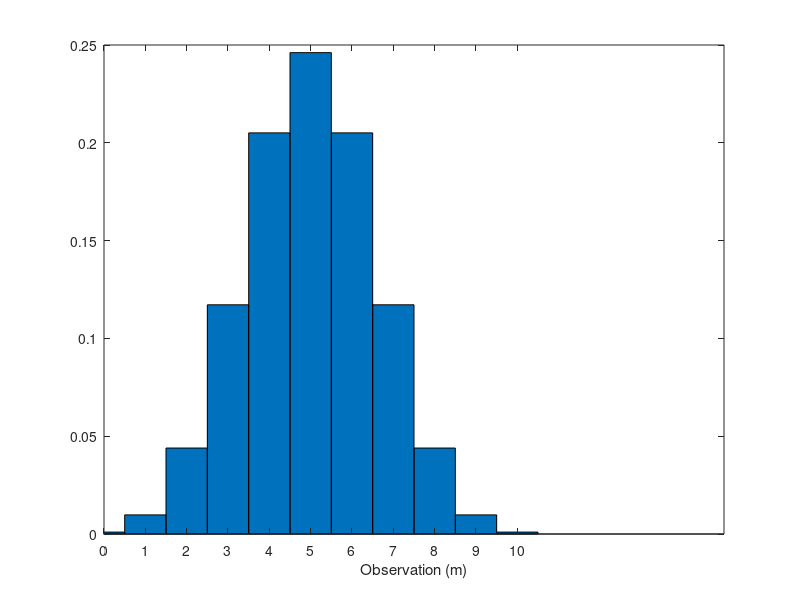

Write MATLAB code to recreate this figure. (Note: this script raises an error after producing the figure.)
mu = 0.5;

N1 = 10;
x1 = 0:N1;
y1 = binopdf(x1,N1,mu);
figure
bar(x1,y1,1)
axis([0 15 0 0.25])
x1 =xlabel('Observation (m)')
x1.FontSize = 16
y1 = ylabel('Probability (p)')
y1.FontSize = 16
t1 = title('Binomial Distribution with N = 10')
t1.FontSize = 18;

N2 = 50;
x2 = 0:N2;
y2 = binopdf(x2,N2,mu);
figure
bar(x2,y2,1)
axis([0 60 0 0.25])
x2 = xlabel('Observation (m)')
x2.FontSize = 16
y2 = ylabel('Probability (p)')
y2.FontSize = 16
t2 = title('Binomial Distribution with N = 50')
t2.FontSize = 18;

N3 = 100;
x3 = 0:N3;
y3 = binopdf(x3,N3,mu);
figure
bar(x3,y3, 1)
axis([0 110 0 0.25])
x3 = xlabel('Observation (m)')
x3.FontSize = 16
y3 = ylabel('Probability (p)')
y3.FontSize = 16
t3 = title('Binomial Distribution with N = 100')
t3.FontSize = 18;

N4 = 1000;
x4 = 0:N4;
y4 = binopdf(x4,N4,mu);
figure
plot(x4,y4)
axis([0 1100 0 0.05])
x4 = xlabel('Observation (m)')
x4.FontSize = 16
y4 = ylabel('Probability (p)')
y4.FontSize = 16
t4 = title('Binomial Distribution')
t4.FontSize = 18;